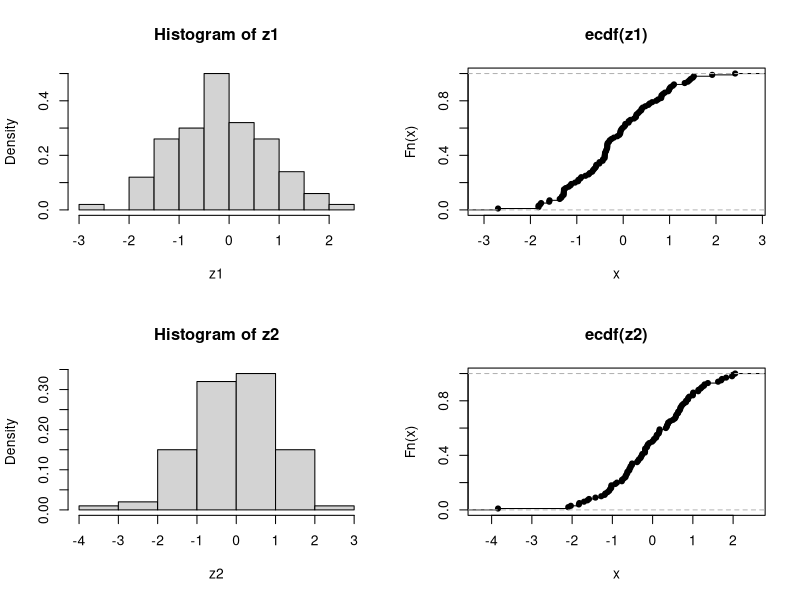
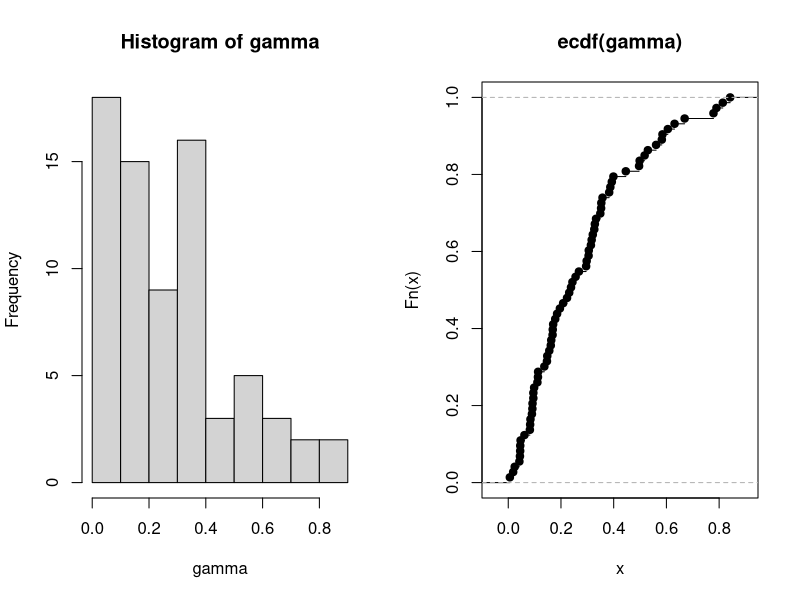
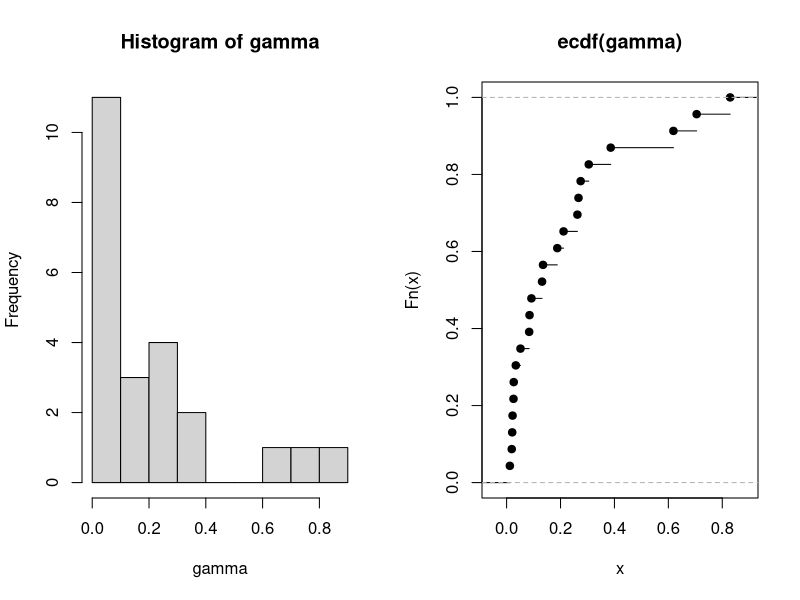
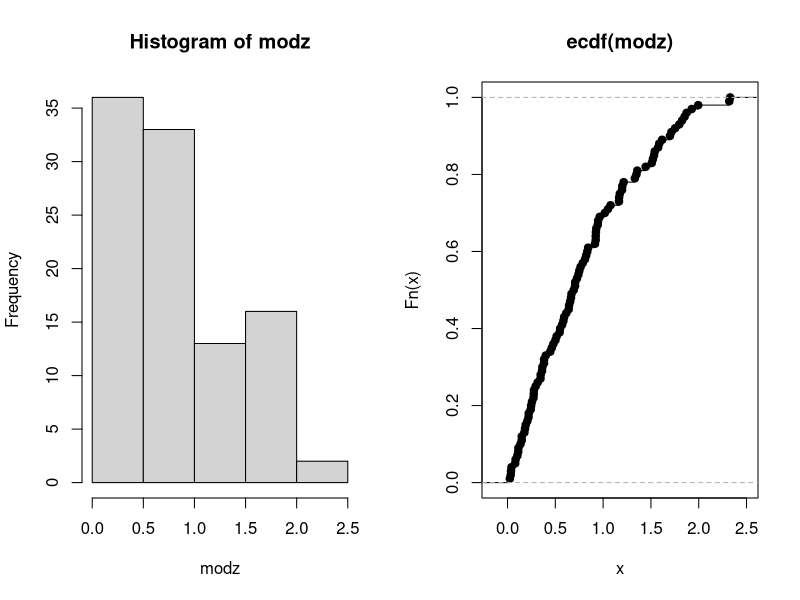

Here is the R script that generated these plots, in order:
#sol_2
set.seed(123)
u = runif(100)
v = runif(100)
z1 = sqrt(-2*log(u, base = exp(1)))*cos(2*pi*v) 
z2 = sqrt(-2*log(u, base = exp(1)))*sin(2*pi*v) 
par(mfrow = c(2,2))
hist(z1, probability = TRUE)
plot(ecdf(z1))
hist(z2, probability = TRUE)
plot(ecdf(z2))
par(mfrow = c(1,1))

#sol_3
set.seed(123)
#α = 1.5 and λ = 2.5
lambda = 2.5
alpha = 1.5
u = runif(100)
v = runif(100)
x = -log(u, base = exp(1))/lambda
g = x^(alpha-1)*exp(-lambda*x)
c = max(g)
gamma = x[v<= g/c][1:100]
par(mfrow = c(1,2))
hist(gamma)
plot(ecdf(gamma))
par(mfrow = c(1,1))

#α = 0.75 and λ = 1.5
lambda = 1.5
alpha = 0.75
u = runif(100)
v = runif(100)
x = -log(u, base = exp(1))/lambda
g = x^(alpha-1)*exp(-lambda*x)
c = max(g)
gamma = x[v<= g/c][1:100]
par(mfrow = c(1,2))
hist(gamma)
plot(ecdf(gamma))
par(mfrow = c(1,1))


#sol_4
z = sqrt(-2*log(u, base = exp(1)))*cos(2*pi*v)
modz = abs(z)
par(mfrow = c(1,2))
hist(modz)
plot(ecdf(modz))
par(mfrow = c(1,1))

#sol_5
mean(modz)
